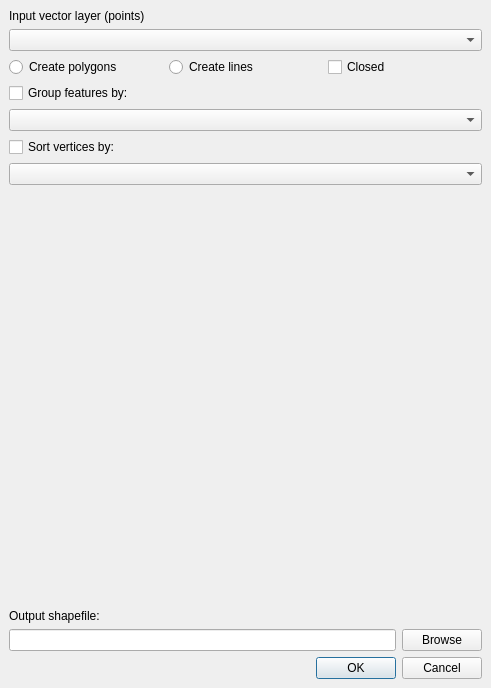
<?xml version="1.0" encoding="UTF-8"?>
<ui version="4.0">
 <class>Point2OneDockWidgetBase</class>
 <widget class="QDockWidget" name="Point2OneDockWidgetBase">
  <property name="geometry">
   <rect>
    <x>0</x>
    <y>0</y>
    <width>491</width>
    <height>688</height>
   </rect>
  </property>
  <property name="windowTitle">
   <string>Point2One</string>
  </property>
  <widget class="QWidget" name="dockWidgetContents">
   <layout class="QGridLayout" name="gridLayout">
    <item row="9" column="0">
     <layout class="QHBoxLayout" name="horizontalLayout_2">
      <item>
       <widget class="QLineEdit" name="lineEdit"/>
      </item>
      <item>
       <widget class="QPushButton" name="pushButton">
        <property name="text">
         <string>Browse</string>
        </property>
       </widget>
      </item>
     </layout>
    </item>
    <item row="1" column="0">
     <widget class="QgsMapLayerComboBox" name="mMapLayerComboBox"/>
    </item>
    <item row="6" column="0">
     <widget class="QgsFieldComboBox" name="mFieldComboBox_2"/>
    </item>
    <item row="4" column="0">
     <widget class="QgsFieldComboBox" name="mFieldComboBox"/>
    </item>
    <item row="7" column="0">
     <spacer name="verticalSpacer">
      <property name="orientation">
       <enum>Qt::Vertical</enum>
      </property>
      <property name="sizeHint" stdset="0">
       <size>
        <width>20</width>
        <height>40</height>
       </size>
      </property>
     </spacer>
    </item>
    <item row="5" column="0">
     <widget class="QCheckBox" name="checkBox_3">
      <property name="text">
       <string>Sort vertices by:</string>
      </property>
     </widget>
    </item>
    <item row="3" column="0">
     <widget class="QCheckBox" name="checkBox_2">
      <property name="text">
       <string>Group features by:</string>
      </property>
     </widget>
    </item>
    <item row="8" column="0">
     <widget class="QLabel" name="label_3">
      <property name="text">
       <string>Output shapefile:</string>
      </property>
     </widget>
    </item>
    <item row="10" column="0">
     <layout class="QHBoxLayout" name="horizontalLayout_3">
      <item>
       <widget class="QDialogButtonBox" name="buttonBox">
        <property name="standardButtons">
         <set>QDialogButtonBox::Cancel|QDialogButtonBox::Ok</set>
        </property>
       </widget>
      </item>
     </layout>
    </item>
    <item row="2" column="0">
     <layout class="QHBoxLayout" name="horizontalLayout">
      <item>
       <widget class="QRadioButton" name="radioButton_2">
        <property name="text">
         <string>Create polygons</string>
        </property>
       </widget>
      </item>
      <item>
       <widget class="QRadioButton" name="radioButton">
        <property name="text">
         <string>Create lines</string>
        </property>
       </widget>
      </item>
      <item>
       <widget class="QCheckBox" name="checkBox">
        <property name="text">
         <string>Closed</string>
        </property>
       </widget>
      </item>
     </layout>
    </item>
    <item row="0" column="0">
     <widget class="QLabel" name="label">
      <property name="text">
       <string>Input vector layer (points)</string>
      </property>
     </widget>
    </item>
   </layout>
  </widget>
 </widget>
 <customwidgets>
  <customwidget>
   <class>QgsFieldComboBox</class>
   <extends>QComboBox</extends>
   <header>qgsfieldcombobox.h</header>
  </customwidget>
  <customwidget>
   <class>QgsMapLayerComboBox</class>
   <extends>QComboBox</extends>
   <header>qgsmaplayercombobox.h</header>
  </customwidget>
 </customwidgets>
 <resources/>
 <connections/>
</ui>
